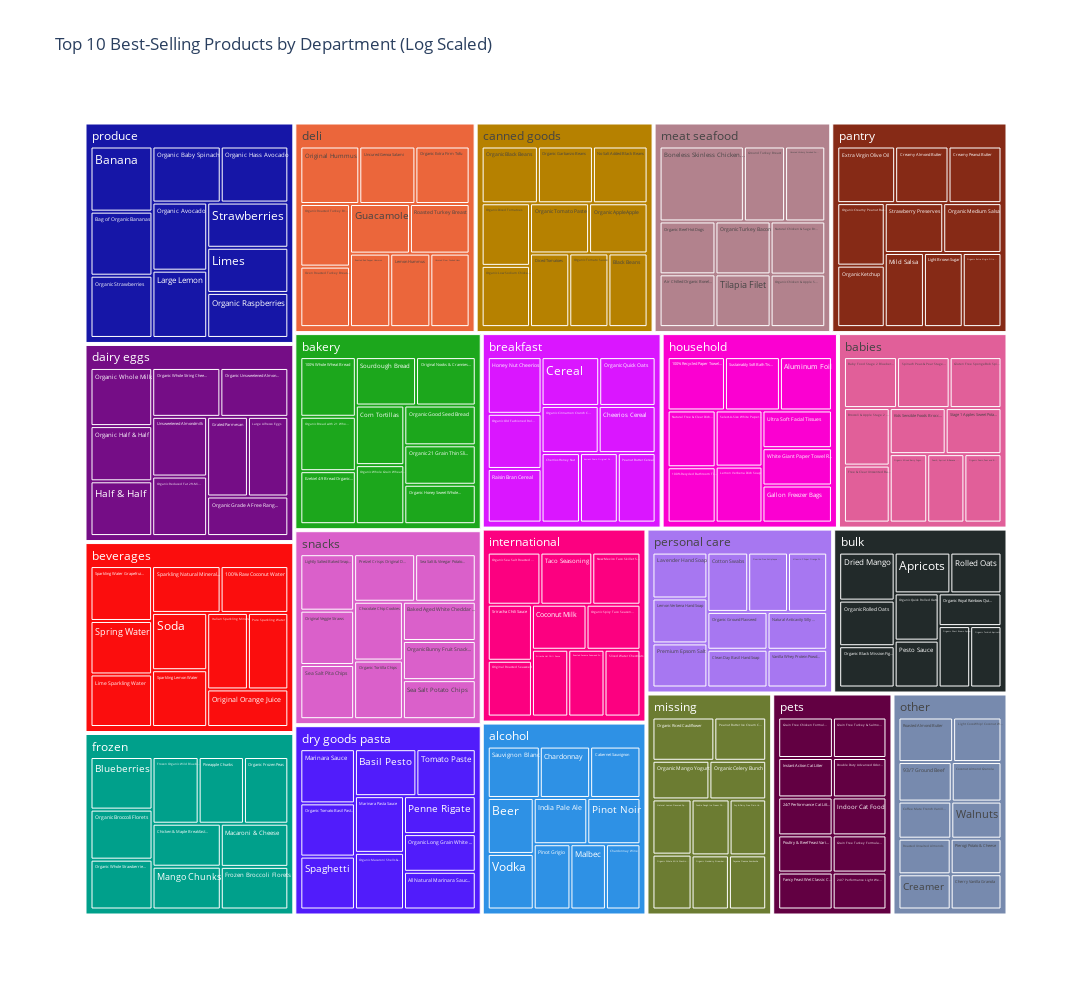

This figure's notebook cell:
### Markdown cell above
To better visualize how top-selling products are distributed across departments, we’ve created a treemap.

We’ve:
- Aggregated product counts by department,
- Filtered out low-selling products to focus on high-impact items,
- Applied a log scale to prevent large departments (like Produce) from visually overwhelming the rest.

This gives us a clearer, more balanced view of the most frequently ordered products across the catalog.

This treemap is useful because it highlights how the **Produce** department contains many high-selling items. In contrast, departments like **Household** or **Snacks** only have one or two products that reach a similar volume.

However, this view is skewed by the fact that some departments naturally sell in higher volumes than others. To get a more balanced view, we should normalize the data by limiting the number of top items shown per department. This will help us identify the best-selling products *within* each department, rather than just across the whole catalog.

### Code cell
# Aggregate data
top_products = Full_data.groupby(['department', 'product_name']).agg(
    total_orders=('order_id', 'count')
).reset_index()

# Sort and get top 10 per department
top_10_per_dept = top_products.sort_values(['department', 'total_orders'], ascending=[True, False])\
                              .groupby('department').head(10)

# Normalize for visualization
top_10_per_dept['log_orders'] = top_10_per_dept['total_orders'].apply(lambda x: max(1, x)).apply(np.log)

# Cut down some of the more wordier product descriptions
top_10_per_dept['short_name'] = top_10_per_dept['product_name'].apply(lambda x: x if len(x) <= 25 else x[:25] + '...')


# Plot Treemap
fig = px.treemap(
    top_10_per_dept,
    path=['department', 'short_name'],
    values='log_orders',
    color='department',
    title='Top 10 Best-Selling Products by Department (Log Scaled)',
    width=2000,
    height=1000,
    color_discrete_sequence=px.colors.qualitative.Dark24
)

fig.update_layout(showlegend=False)
fig.show()

### Figure 1 — Plotly figure (JSON) as saved in the notebook; plotly's stock layout.template omitted (floating-point values rounded to 4 significant figures; data arrays with more than 128 entries replaced by an {"elided": "..."} marker saying what was removed)
{"data": [{"branchvalues": "total", "customdata": {"elided": "230x1 str values"}, "domain": {"x": [0, 1], "y": [0, 1]}, "hovertemplate": "labels=%{label}<br>log_orders=%{value}<br>parent=%{parent}<br>id=%{id}<br>department=%{customdata[0]}<extra></extra>", "ids": {"elided": "230 str values"}, "labels": {"elided": "230 str values"}, "marker": {"colors": {"elided": "230 str values"}}, "name": "", "parents": {"elided": "230 str values"}, "type": "treemap", "values": {"elided": "230 float values"}}], "layout": {"height": 1000, "legend": {"tracegroupgap": 0}, "showlegend": false, "title": {"text": "Top 10 Best-Selling Products by Department (Log Scaled)"}, "treemapcolorway": ["#2E91E5", "#E15F99", "#1CA71C", "#FB0D0D", "#DA16FF", "#222A2A", "#B68100", "#750D86", "#EB663B", "#511CFB", "#00A08B", "#FB00D1", "#FC0080", "#B2828D", "#6C7C32", "#778AAE", "#862A16", "#A777F1", "#620042", "#1616A7", "#DA60CA", "#6C4516", "#0D2A63", "#AF0038"], "width": 2000}}
